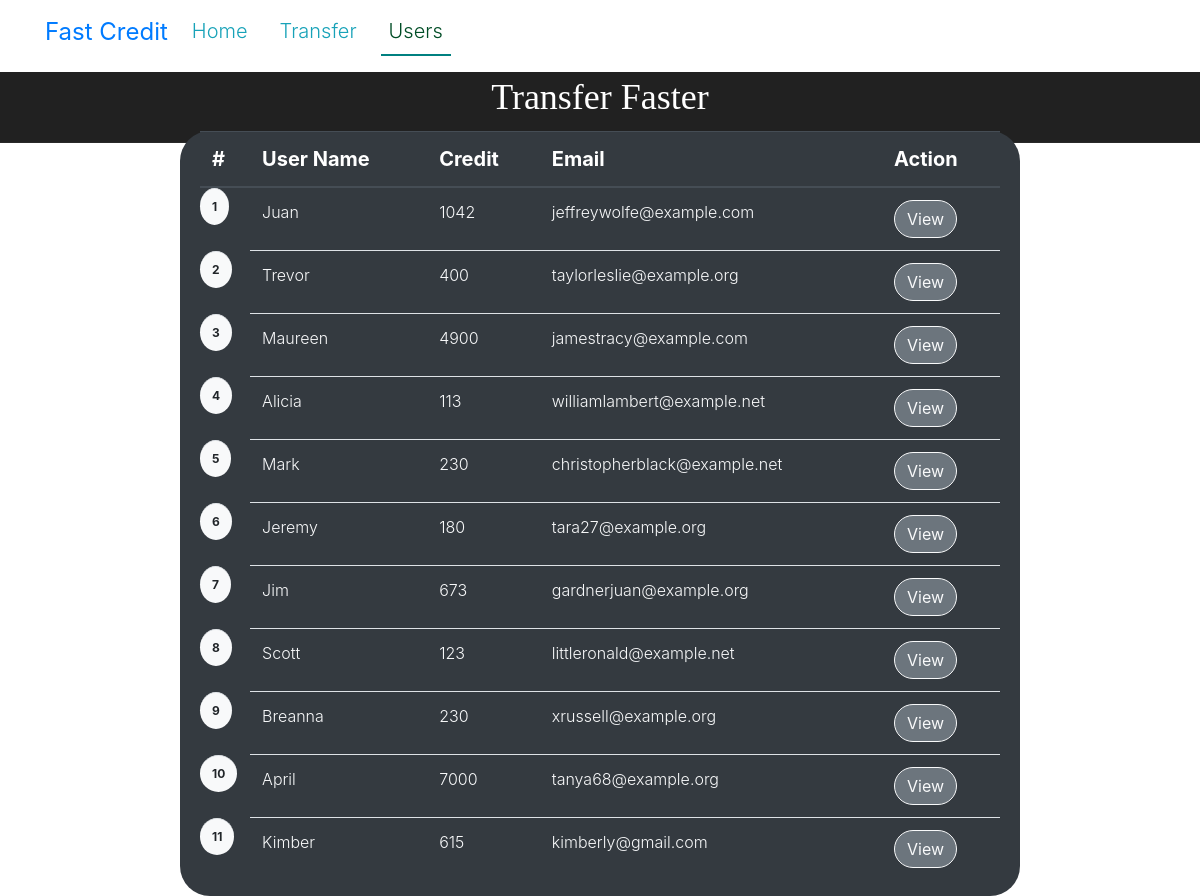
/users/, run on the app's committed database.
### creditApp/models.py (models this page shows, shortened)
class User_table(models.Model):
    username = models.CharField(max_length=200)
    email = models.EmailField()
    currentCredit = models.IntegerField()
    date_added = models.DateTimeField(default=datetime.now , blank= True)
    id = models.AutoField(primary_key=True)
    image = models.ImageField(upload_to="photos/%Y/%m/%d")

### creditApp/views.py (the view)
# urls.py: path('',views.get_user,name='users'),
def get_user(request):
    user_details = User_table.objects.all()
    context = {
        'user_details': user_details
    }
    return render(request, 'creditApp/users.html', context=context)

### creditApp/templates/creditApp/users.html
{% extends 'creditApp/base.html'%}
{% load static %}
{%block content %}
  <div class="jumbotron  bg-dark " style="border-radius: 30px;padding: 0px 20px 0px 20px; margin: -1% 15% 0% 15% ;">
    <div class="row">
      <div class="col-md">
    <table class="table " style="padding-top: 20px;">
      <thead class="thead-dark">
        <tr class="lead text-light">
          <th scope="col">#</th>
          <th scope="col">User Name</th>
          <th scope="col">Credit</th>
          <th scope="col">Email </th>
          <th scope="col" >Action</th>
        </tr>
      </thead>
      <tbody>
        {% for user in user_details %}
        <tr class="text-light font-weight-light">
          <th scope="row" class="badge badge-light rounded-circle font-weight-bold ">{{user.id}}</th>
          <td class="ml-1">{{user.username}}</td>
          <td>{{user.currentCredit}}</td>
          <td>{{user.email}}</td>
          <td> <a class="btn btn-secondary btn-outline-light text-light rounded-pill" href="{% url 'creditApp:individual' user.id %}">View</a></td>
        </tr>
        {% endfor %}
      </tbody>
    </table>
    </div>
  </div>
  </div>
{%endblock%}

### data on the page
User_table: id "1", username "Juan", currentCredit "1042", email "jeffreywolfe@example.com"
User_table: id "2", username "Trevor", currentCredit "400", email "taylorleslie@example.org"
User_table: id "3", username "Maureen", currentCredit "4900", email "jamestracy@example.com"
User_table: id "4", username "Alicia", currentCredit "113", email "williamlambert@example.net"
User_table: id "5", username "Mark", currentCredit "230", email "christopherblack@example.net"
User_table: id "6", username "Jeremy", currentCredit "180", email "tara27@example.org"
User_table: id "7", username "Jim", currentCredit "673", email "gardnerjuan@example.org"
User_table: id "8", username "Scott", currentCredit "123", email "littleronald@example.net"
User_table: id "9", username "Breanna", currentCredit "230", email "xrussell@example.org"
User_table: id "10", username "April", currentCredit "7000", email "tanya68@example.org"
User_table: id "11", username "Kimber", currentCredit "615", email "kimberly@gmail.com"
